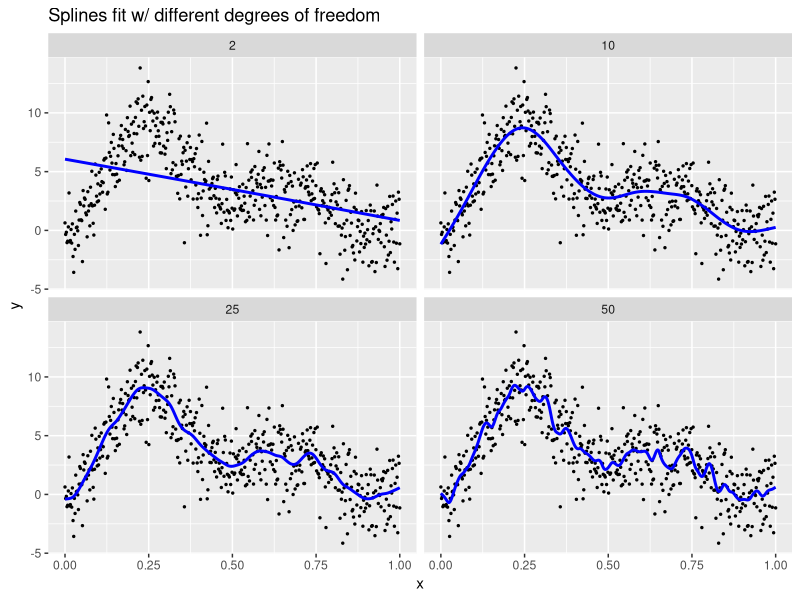
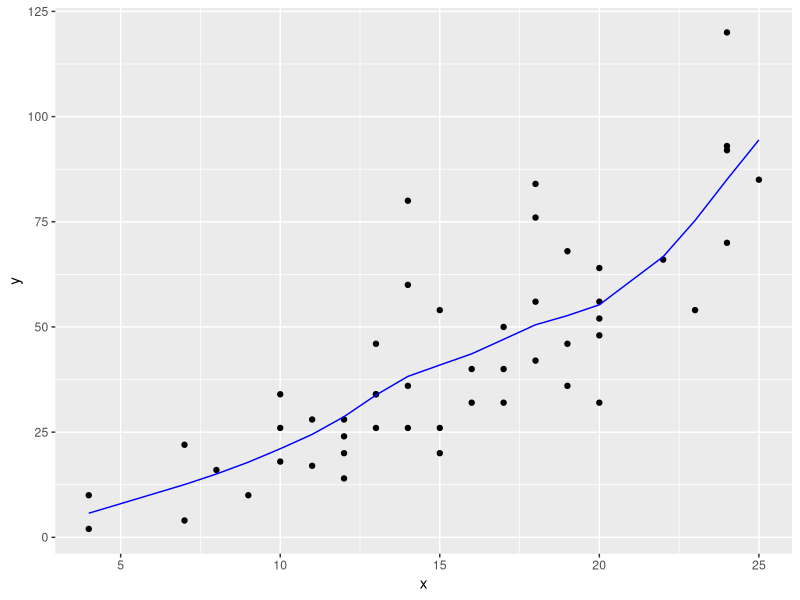
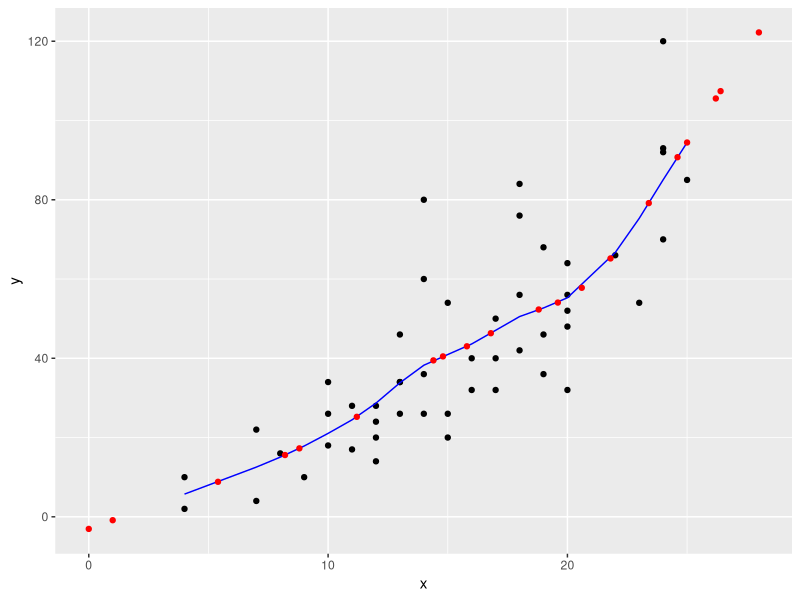

Write the R code that produced these figures, in order.
## ---- chunk 1
knitr::opts_chunk$set(echo = TRUE, message=FALSE, warning = FALSE)
library(tidyverse)
library(broom)
library(knitr)
library(modelr)
library(lubridate)
library(forcats)
## ---- chunk 2
# From https://gist.github.com/rudeboybert/752f7aa1e42faa2174822dd29bfaf959
set.seed(76)
df_values <- c(2, 10, 25, 50)
f <- function(x){
  f_x <- 0.2*x^11*(10*(1-x))^6+10*(10*x)^3*(1-x)^10
  return(f_x)
}
values <- data_frame(
  x = seq(from=0, to=1, length=500),
  f_x = f(x),
  epsilon = rnorm(500, 0, sd = 2),
  y = f_x + epsilon
)
overall <- NULL
for(df in df_values){
  overall <- smooth.spline(values$x, values$y, df=df) %>%
    augment() %>%
    mutate(df=df) %>%
    bind_rows(overall)
}
overall <- overall %>% 
  as_tibble()
multiple_df <- overall %>% 
  ggplot(aes(x=x)) +
  geom_point(aes(y=y), size=0.5) +
  geom_line(aes(y=.fitted), col="blue", size=1) +
  facet_wrap(~df, nrow=2) +
  labs(title="Splines fit w/ different degrees of freedom")
multiple_df
## ---- chunk 3
overall %>% 
  group_by(df) %>% 
  summarise(RMSE = sqrt(mean(.resid^2))) %>% 
  knitr::kable(digits=3)
## ---- chunk 4
library(tidyverse)
library(broom)
data(cars)
splines_model <- smooth.spline(x=cars$speed, y=cars$dist, df = 6)
splines_model_tidy <- splines_model %>% 
  broom::augment() 
plot <- ggplot(splines_model_tidy, aes(x=x)) +
  geom_point(aes(y=y)) +
  geom_line(aes(y=.fitted), col="blue")
plot
new_speeds <- c(24.6, 26.4, 23.4, 16.8, 15.8, 5.4, 14.8, 8.2, 1, 18.8, 25, 28, 19.6, 11.2, 21.8, 26.2, 20.6, 0, 14.4, 8.8)
# What do you think output is?
output <- predict(splines_model, new_speeds) %>% 
  tibble::as.tibble()
head(output)
plot +
  geom_point(data=output, aes(x=x, y=y), col="red")
